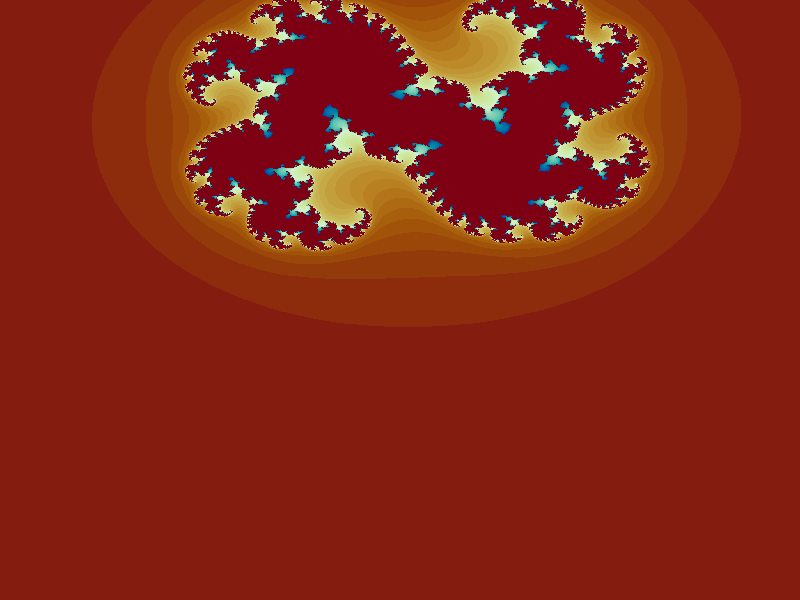

Write R code to recreate this figure.
#Programmed in R

JuliaImage <-
  function(imageN,centre,L,C) {
    #  Generates Julia Set on the given rectangle 
    #  on the complex plane.
    #
    #       z <- z^2 + C 
    #
    # Returns image matrix
    # 
    #   imageN : pixel size NxN
    #   centre : centre coordinate of the image
    #   L      : side length 
    #   C      : constant to be used to generate Julia set
    #
    delta <- L/(imageN)
    image <- array(0,c(imageN,imageN));
    Re <- Re(centre) - L/2.0 ;# Re is on the x-axis
    for(i in 1:imageN) {
      Im <- Im(centre) + L/2.0 ;# Im is on the y-axis
      for(j in 1:imageN) {
        z <- (Re + Im*1i)
        image[j,i] <- JuliaIterate(z,C)
        Im <- Im - delta 
      }
      Re <- Re + delta 
    }
    image <- image/max(image);# scale it. 
    return(image);
  }
JuliaIterate <-
  function(z,C) {
    #
    # Return number of iterations before
    # the value escapes to infinity
    #
    i <- 1 
    ins <- 1 
    while(i < 51) {
      i <- i+1
      z <- z*z + C
      if(abs(z) > 2 ) { ins <- i; break; }
    } 
    return(ins);
  }
imageN <- 2000
centre <- 0.0
L <- 6
C <- 0.32 + 0.043i
image_matrix <- JuliaImage(imageN, centre, L, C)
par(mar=c(0, 0, 0, 0))
image(image_matrix[350:1600, 1:1250], 
      col=hcl.colors(2000,  palette="Roma"),
      axes=FALSE, useRaster=TRUE)

